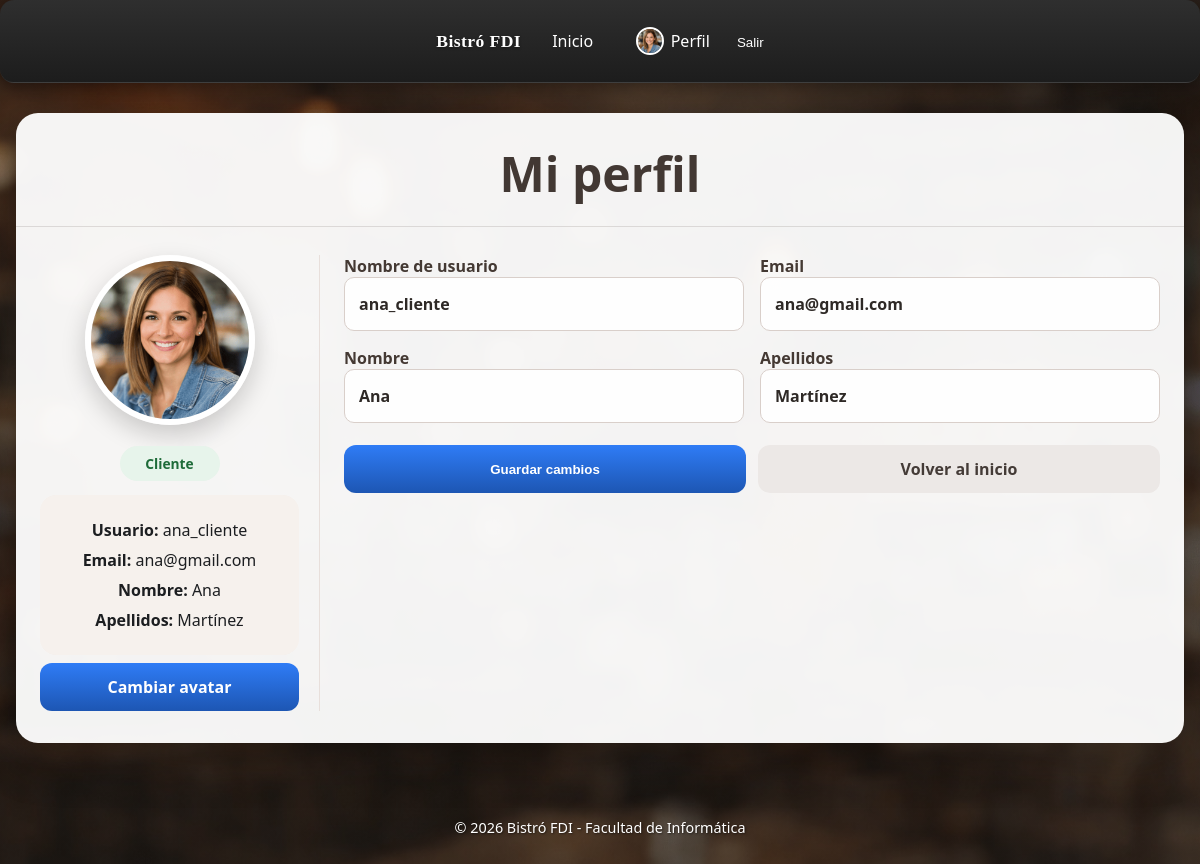
The page /includes/vistas/perfil/perfil.php (signed in) on the database its author committed.
### tables this page shows
CREATE TABLE usuarios (
    id INT AUTO_INCREMENT PRIMARY KEY,
    nombre_usuario VARCHAR(100) NOT NULL UNIQUE,
    email VARCHAR(150) NOT NULL UNIQUE,
    nombre VARCHAR(100) NOT NULL,
    apellidos VARCHAR(150) DEFAULT NULL,
    password_hash VARCHAR(255) NOT NULL,
    rol ENUM('cliente', 'camarero', 'cocinero', 'gerente') NOT NULL DEFAULT 'cliente',
    avatar VARCHAR(255) DEFAULT 'img/avatares/default.png',
    activo TINYINT(1) NOT NULL DEFAULT 1,
    fecha_registro DATETIME NOT NULL DEFAULT CURRENT_TIMESTAMP
);

### includes/integracion/UsuarioDAO.php (called while the page is built, shortened)
<?php
require_once __DIR__ . '/../negocio/UsuarioDTO.php';
class UsuarioDAO
{
    private mysqli $conn;
   public function __construct(mysqli $db)
    {
    $this->conn = $db;
    }
    public function buscarPorId(int $id): ?UsuarioDTO
    {
        $stmt = $this->conn->prepare('SELECT * FROM usuarios WHERE id = ?');
        $stmt->bind_param('i', $id);
        $stmt->execute();
        $res = $stmt->get_result();
        $fila = $res->fetch_assoc();
        return $fila ? UsuarioDTO::crearDesdeFila($fila) : null;
    }
}

### includes/negocio/UsuarioService.php (called while the page is built, shortened)
<?php
require_once __DIR__ . '/../integracion/UsuarioDAO.php';
class UsuarioService
{
    private UsuarioDAO $usuarioDAO;
    public function __construct(?mysqli $db = null)
    {
    $this->usuarioDAO = new UsuarioDAO($db ?? Application::getInstance()->conexionBd());
    }
    public function buscarUsuarioPorId(int $id): ?UsuarioDTO
    {
        return $this->usuarioDAO->buscarPorId($id);
    }
}

### includes/negocio/UsuarioController.php (called while the page is built, shortened)
<?php
require_once __DIR__ . '/UsuarioService.php';
class UsuarioController
{
    private UsuarioService $usuarioService;
    public function __construct()
    {
        $this->usuarioService = new UsuarioService();
    }
    public function obtenerUsuarioPorId(int $idUsuario): ?UsuarioDTO
    {
        return $this->usuarioService->buscarUsuarioPorId($idUsuario);
    }
}

### includes/core/Application.php (called while the page is built, shortened)
<?php
class Application
{
    private static ?Application $instancia = null;
    private array $datosConexion = [];
    private ?mysqli $conexion = null;
    public static function getInstance(): Application
    {
        if (self::$instancia === null) {
            self::$instancia = new self();
        }
        return self::$instancia;
    }
    public function init(array $datosConexion, string $baseUrl, string $basePath): void
    {
        $this->datosConexion = $datosConexion;
    }
    public function conexionBd(): mysqli
    {
        if ($this->conexion === null) {
            $host = $this->datosConexion['host'] ?? 'localhost';
            $user = $this->datosConexion['user'] ?? '';
            $pass = $this->datosConexion['pass'] ?? '';
            $bd = $this->datosConexion['bd'] ?? '';
            $this->conexion = new mysqli($host, $user, $pass, $bd);
        }
        return $this->conexion;
    }
}

### includes/negocio/UsuarioDTO.php (called while the page is built, shortened)
<?php
class UsuarioDTO
{
    private string $nombreUsuario;
    private string $email;
    private string $nombre;
    private string $apellidos;
    private string $rol;
    private string $avatar;
    public function __construct(
        ?int $id = null,
        string $nombreUsuario = '',
        string $email = '',
        string $nombre = '',
        string $apellidos = '',
        ?string $passwordHash = null,
        string $rol = 'cliente',
        string $avatar = 'img/avatares/default.png'
    ) {
        $this->nombreUsuario = $nombreUsuario;
        $this->email = $email;
        $this->nombre = $nombre;
        $this->apellidos = $apellidos;
        $this->rol = $rol;
        $this->avatar = $avatar;
    }
    public static function crearDesdeFila(array $fila): self
    {
        return new self(
            isset($fila['id']) ? (int)$fila['id'] : null,
            $fila['nombre_usuario'] ?? '',
            $fila['email'] ?? '',
            $fila['nombre'] ?? '',
            $fila['apellidos'] ?? '',
            $fila['password_hash'] ?? null,
            $fila['rol'] ?? 'cliente',
            $fila['avatar'] ?? 'img/avatares/default.png'
        );
    }
    public function getNombreUsuario(): string { return $this->nombreUsuario; }
    public function getEmail(): string { return $this->email; }
    public function getNombre(): string { return $this->nombre; }
    public function getApellidos(): string { return $this->apellidos; }
    public function getRol(): string { return $this->rol; }
    public function getAvatar(): string { return $this->avatar; }
}

### includes/vistas/perfil/perfil.php (the view, shortened to what this page needs)
<?php
require_once __DIR__ . '/../../negocio/UsuarioController.php';
require_once __DIR__ . '/../../formularios/FormularioPerfil.php';
$controller = new UsuarioController();
$usuario = $controller->obtenerUsuarioPorId((int)$_SESSION['id_usuario']);
$formulario = new FormularioPerfil($controller, (int)$_SESSION['id_usuario'], [
    'email' => $usuario->getEmail(),
    'nombre' => $usuario->getNombre(),
    'apellidos' => $usuario->getApellidos(),
], $usuario->getNombreUsuario());
$htmlFormulario = $formulario->gestiona();
$usuario = $controller->obtenerUsuarioPorId((int)$_SESSION['id_usuario']);
$rolClase = 'f0-role-' . $usuario->getRol();
?>
<section class="f0-page">
    <h1 class="f0-page-title">Mi perfil</h1>
    <div class="f0-page-content">
        <div class="f0-profile-grid">
            <aside class="f0-profile-aside">
                <img src="<?= BASE_URL . '/' . htmlspecialchars($usuario->getAvatar()) ?>" alt="Avatar" class="f0-profile-avatar">
                <div class="f0-role-badge <?= htmlspecialchars($rolClase) ?>">
                    <?= htmlspecialchars($usuario->getRol()) ?>
                </div>
                <div class="f0-card-soft">
                    <p><strong>Usuario:</strong> <?= htmlspecialchars($usuario->getNombreUsuario()) ?></p>
                    <p><strong>Email:</strong> <?= htmlspecialchars($usuario->getEmail()) ?></p>
                    <p><strong>Nombre:</strong> <?= htmlspecialchars($usuario->getNombre()) ?></p>
                    <p><strong>Apellidos:</strong> <?= htmlspecialchars($usuario->getApellidos()) ?></p>
                </div>
                <div class="f0-form-actions">
                    <a href="cambiarAvatar.php" class="f0-btn">Cambiar avatar</a>
                </div>
            </aside>
            <div>
                <?= $htmlFormulario ?>
            </div>
        </div>
    </div>
</section>
<?php
require __DIR__ . '/../partials/plantilla.php';
?>

### includes/formularios/formularioPerfil.php (shortened to what this page needs)
<?php
require_once __DIR__ . '/../core/formulario.php';
require_once __DIR__ . '/../negocio/UsuarioController.php';
class FormularioPerfil extends Formulario
{
    private array $valoresIniciales;
    private string $nombreUsuario;
    public function __construct(UsuarioController $controller, int $idUsuario, array $valoresIniciales, string $nombreUsuario)
    {
        $this->valoresIniciales = $valoresIniciales;
        $this->nombreUsuario = $nombreUsuario;
    }
    protected function generaCamposFormulario(array $datos): string
    {
        $datos = array_merge($this->valoresIniciales, $datos);
        $nombreUsuario = htmlspecialchars($this->nombreUsuario, ENT_QUOTES, 'UTF-8');
        $email = htmlspecialchars(trim((string) ($datos['email'] ?? '')), ENT_QUOTES, 'UTF-8');
        $nombre = htmlspecialchars(trim((string) ($datos['nombre'] ?? '')), ENT_QUOTES, 'UTF-8');
        $apellidos = htmlspecialchars(trim((string) ($datos['apellidos'] ?? '')), ENT_QUOTES, 'UTF-8');
        $errorGlobal = !empty($this->errores)
            ? '<div class="f0-msg-error">' . htmlspecialchars($this->errores[0], ENT_QUOTES, 'UTF-8') . '</div>'
            : '';
        $urlInicio = BASE_URL . '/index.php';
        return <<<HTML
{$errorGlobal}
<div class="f0-form-grid">
    <label for="nombre_usuario">
        Nombre de usuario
        <input type="text" id="nombre_usuario" value="{$nombreUsuario}" disabled>
    </label>
    <label for="email">
        Email
        <input type="email" id="email" name="email" value="{$email}" required maxlength="100">
    </label>
    <label for="nombre">
        Nombre
        <input type="text" id="nombre" name="nombre" value="{$nombre}" required maxlength="50">
    </label>
    <label for="apellidos">
        Apellidos
        <input type="text" id="apellidos" name="apellidos" value="{$apellidos}" required maxlength="100">
    </label>
</div>
<div class="f0-form-actions">
    <button type="submit" class="f0-btn">Guardar cambios</button>
    <a href="{$urlInicio}" class="f0-btn-secondary">Volver al inicio</a>
</div>
HTML;
    }
}

### rows shown on the page
usuarios: avatar (picture), rol "Cliente", nombre_usuario "ana_cliente", email "ana@gmail.com", nombre "Ana", apellidos "Martínez"
